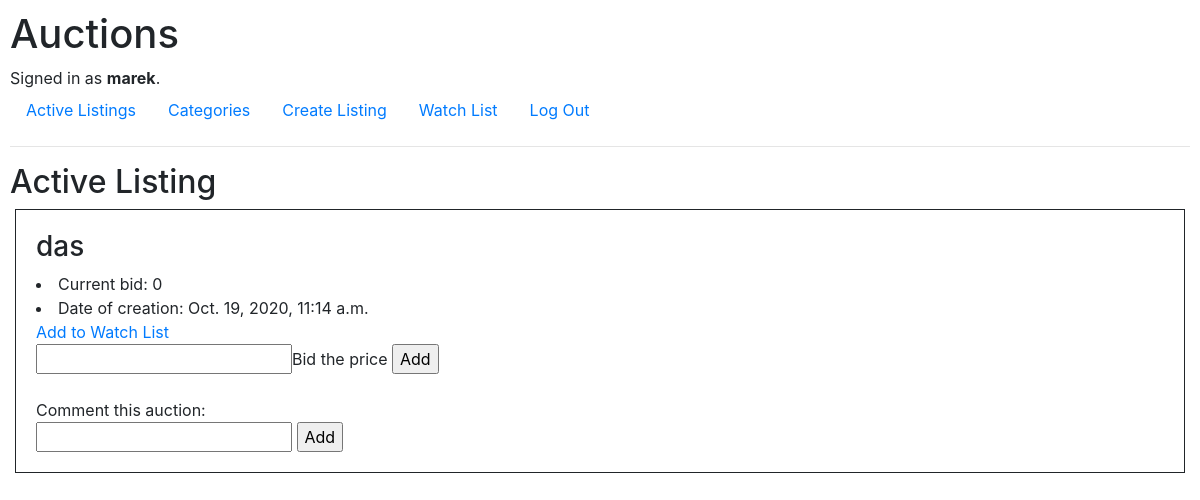
The app's page /4 (signed in), older data.
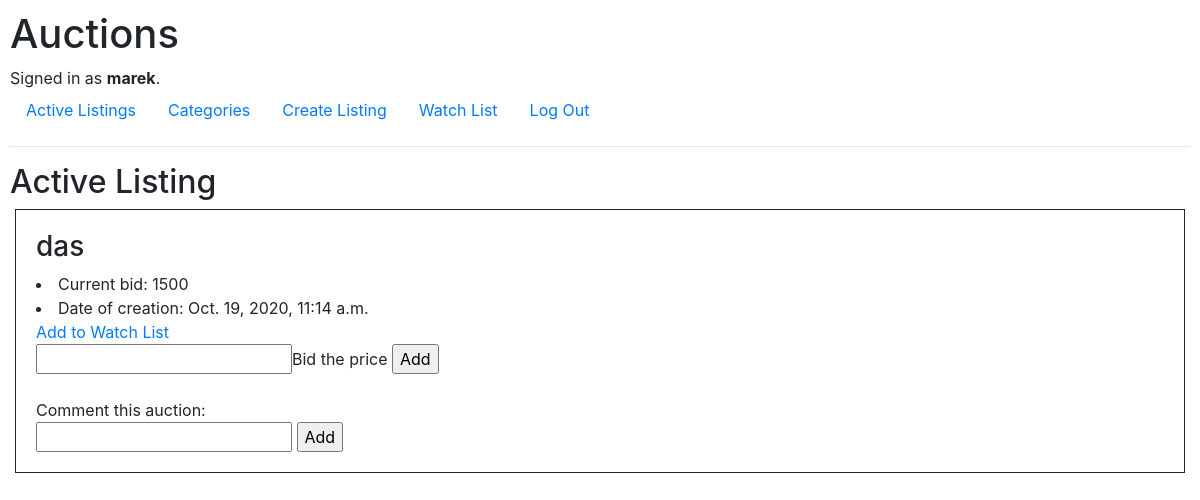
The same page, newer data.
### auctions/models.py (models this page shows, shortened)
class Auction(models.Model):
    name = models.CharField(max_length=64)
    current_bid = models.IntegerField()
    creation_date = models.DateTimeField()
    available = models.BooleanField()
    winner = models.ForeignKey(User, on_delete=models.CASCADE, blank=True, null=True, related_name="winner")
    photos = models.ManyToManyField(Photo, related_name='photos', blank=True)
    auction_category = models.ForeignKey(Category, on_delete=models.CASCADE, related_name="categories")
    creator = models.ForeignKey(User, on_delete=models.CASCADE, blank=True, related_name="creator")

### auctions/views.py (the view)
# urls.py: path("<int:listing_id>", views.listing, name="listing"),
def listing(request, listing_id):
    listing = Auction.objects.get(pk=listing_id)
    comments = Comment.objects.filter(comment_to=listing)
    return render(request, "auctions/listing.html",{
        "listing":listing,
        "photos":Photo.objects.all(),
        "comments": comments
    })

### auctions/templates/auctions/listing.html (shortened to what this page needs)
{% extends "auctions/layout.html" %}
{% load static %}
{% block body %}
    <h2>Active Listing</h2>
            <div class="listening">
                <h3>{{listing.name}}</h3>
                <li>
                    Current bid: {{listing.current_bid}}
                </li>
                <li>
                    Date of creation: {{listing.creation_date}}
                </li>
                {% if user.is_authenticated %}
                    <a href="{% url 'watchlist_add' listing.id %}">Add to Watch List</a>
                {% endif %}
                <form action="{% url 'bid' %}" method="POST">
                    <input type="number" name="bid">Bid the price</input>
                    <input type="submit" value="Add">
                </form>
                <br>
                Comment this auction:<br>
                <form action="{% url 'auction_comment' listing.id %}" method="POST">
                    <input type="text" name="text"></input>
                    <input type="submit" value="Add">
                </form>
            </div>
{% endblock %}

Row changes from the older to the newer data that the page shows:
changed Auction "das": current_bid "0" → "1500"
